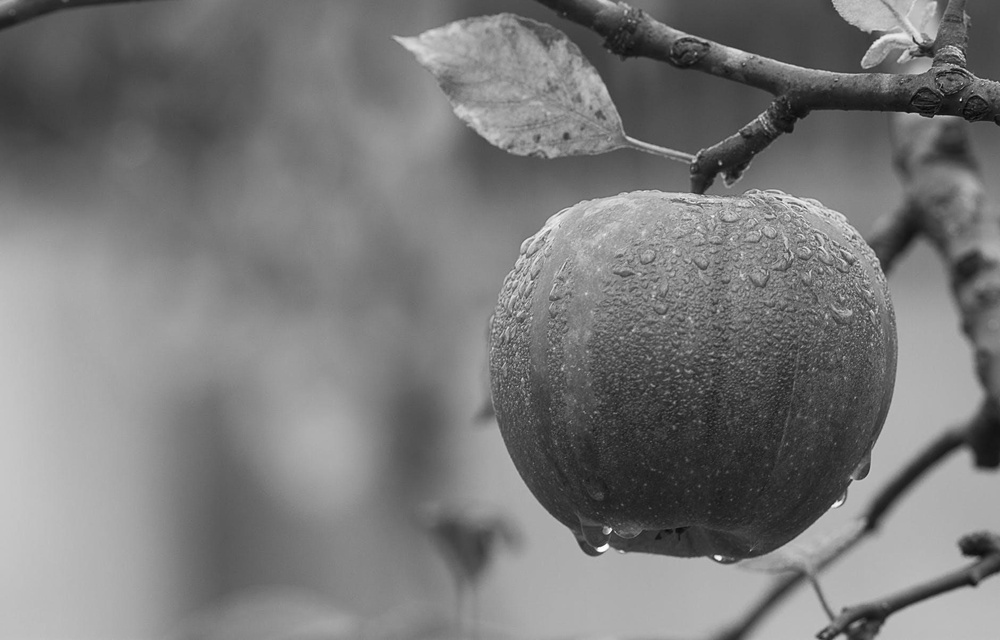
#> input picture image_processing/all_assignments/gray.jpeg, 1000 x 640 px, shrunk from 1880 x 1204 before the run, found by its file name
$ python 02.py
#> lines starting #> are read from the running program, lines starting #| are printed output that depends on the picture; after the words box and inside, x2 and y2 are one past the last pixel; in counts of white or black regions, pixels touching at a corner belong together
import cv2
import numpy as np
import matplotlib.pyplot as plt

img = cv2.imread("./gray.jpeg", cv2.IMREAD_GRAYSCALE)
#> img is the input picture: shape (640, 1000); min 1, max 255, mean 121.2

# Using mean threshold
_, binary_img = cv2.threshold(img, np.mean(img), 255, cv2.THRESH_BINARY)
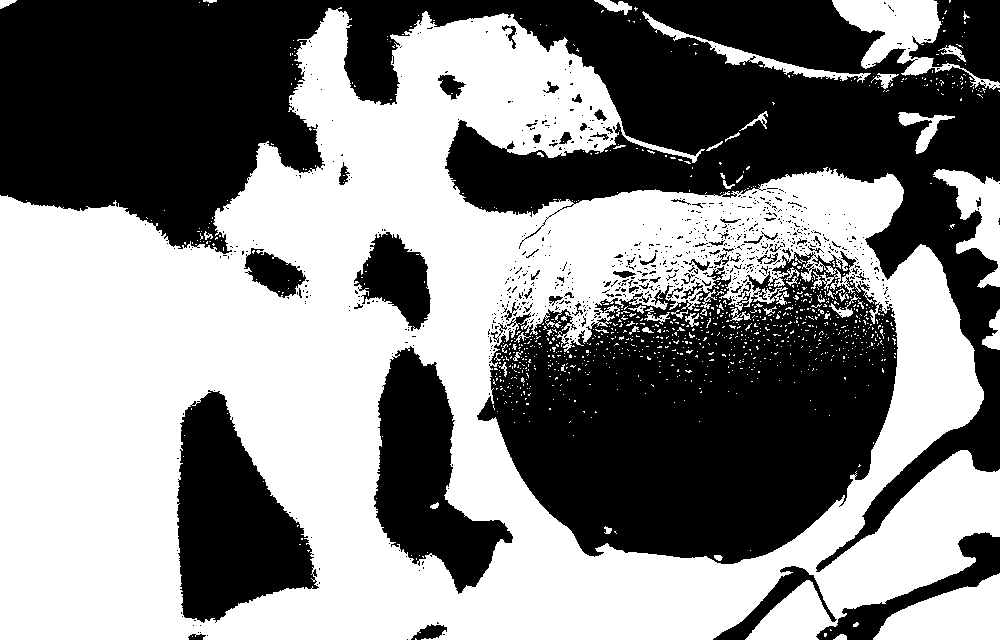
#> binary_img: shape (640, 1000); 52.8% white; 804 black regions (734 under 20 px), largest, box (x1, y1, x2, y2) and area: (0, 0, 1000, 572) 157774, (477, 251, 898, 564) 85842, (177, 390, 319, 623) 19671
plt.imshow(binary_img)

# Usin user-defined threshold
threshold = 80
_, binary_img = cv2.threshold(img, threshold, 255, cv2.THRESH_BINARY)
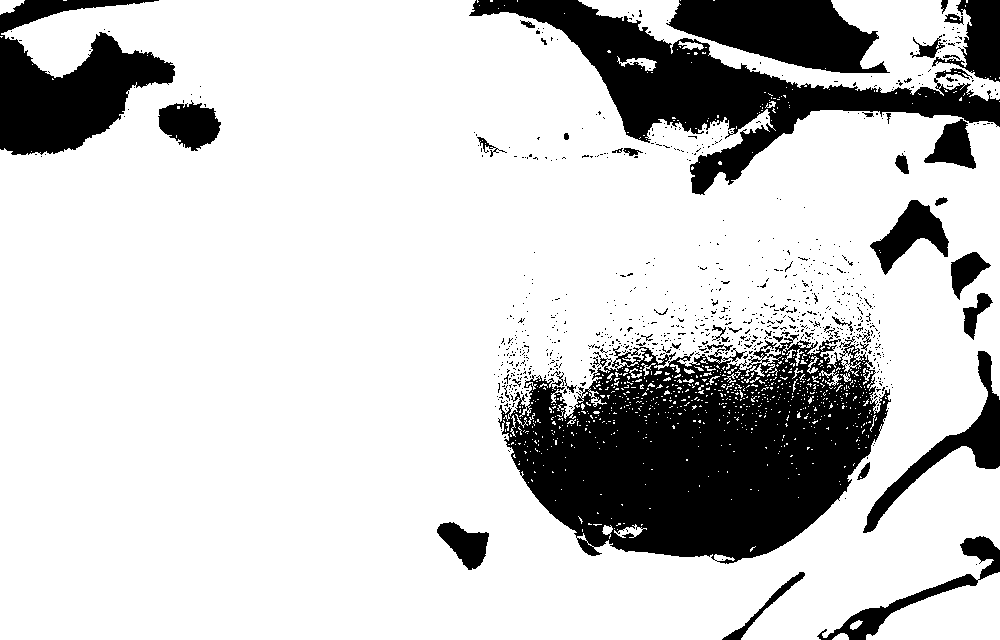
#> binary_img: shape (640, 1000); 79.6% white; 846 black regions (799 under 20 px), largest, box (x1, y1, x2, y2) and area: (498, 334, 891, 564) 56903, (469, 0, 1000, 195) 25159, (0, 0, 175, 155) 14325
plt.imshow(binary_img)
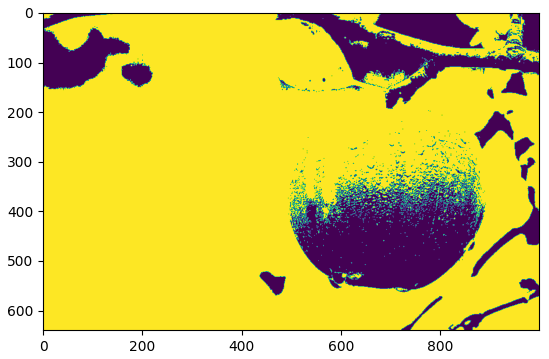
#> figure drawn by matplotlib, 1 panel
